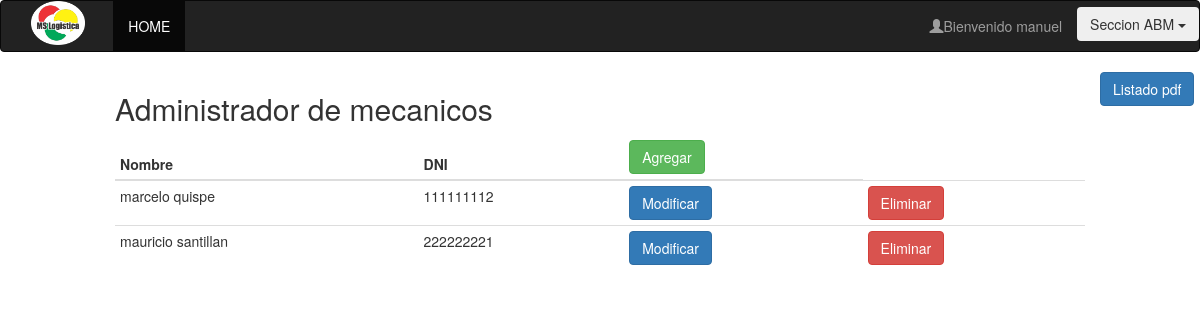
/vistas/admin/abmMecanico.php (signed in), run on the app's committed database.
### tables this page shows
create table administrador(
id int AUTO_INCREMENT primary key,
dni_administrador int unique,
rol varchar(30),
nombre varchar(20),
apellido varchar(20),
telefono int (10),
domicilio varchar (30),
email varchar(30),
id_usuario int
);

create table mecanico(
id int AUTO_INCREMENT primary key,
dni_mecanico int unique,
rol varchar(20),
nombre varchar(20),
apellido varchar(20),
id_usuario int
);

### modelo/conexion.php (called while the page is built, shortened)
<?php
  class Conexion{
    public static function conectar(){
      $con = mysqli_connect("localhost","root","","logikw");
      return $con;
    }
    public static function getQuery($sql){
      $con = Conexion::conectar();
      $datos = mysqli_query($con, $sql);
      return $datos;
    }
}
?>

### vistas/admin/abmMecanico.php (the view, shortened to what this page needs)
<?php
	if(isset($_SESSION['administrador'])){
		$query = Administrador::getAllForId($_SESSION['administrador']);
		$resultado = Conexion::getQuery($query);
		$admin = mysqli_fetch_assoc($resultado);
		$query1 = Mecanico::getAll();
		$resultado1 = Conexion::getQuery($query1);
	}
	else{
		header("Location: ....//index.php");
	}
?>
<!DOCTYPE html>
<html>
<head>
  <link rel="stylesheet" type="text/css" href="../../css/bootstrap.min.css">
  <link rel="stylesheet" type="text/css" href="../../css/home.css">
</head>
<body>
<nav class="navbar navbar-inverse">
	<div class="col-sm-12">
	    <div class="navbar-header col-sm-1">
	     <img src="../../image/logo.png">
	    </div>
	    <ul class="nav navbar-nav col-sm-4">
	      <li class="active"><a href="<?php echo '../adminLogeado.php'; ?>">HOME</a></li>
	    </ul>
		<ul class="dropdown nav navbar-nav navbar-right nombreLogeado" style="padding-top: 0.5%;">
		  <button class="btn dropdown-toggle" type="button" data-toggle="dropdown">Seccion ABM
		  <span class="caret"></span></button>
		</ul>
	    <ul class="nav navbar-nav navbar-right">
	    	<li><a href=""><span class="glyphicon glyphicon-user" ></span>Bienvenido <?php echo $admin['nombre'] ?></a></li>
	    </ul>
	</div>
</nav>
<div class="col-sm-10 col-sm-offset-1">
  <h2>Administrador de mecanicos</h2>
  <table class="table table-condensed">
    <thead>
      <tr>
	     <th>Nombre</th>
        <th>DNI</th>
		<th><button type='button'  class='btn btn-success' data-toggle='modal' data-target='#agregarMecanico'>Agregar</button></th>
      </tr>
    </thead>
    <tbody>
   	<?php
	while($mecanico = mysqli_fetch_assoc($resultado1)){
		echo "<form method='POST' action='../../modelo/ejecutarAbmMecanico.php'>
		 <tr>
		 <td>".$mecanico['nombre']." ".$mecanico['apellido']."</td>
		 <td>".$mecanico['dni_mecanico']."</td>
		 <input type='text' name='id' class='hidden' value='".$mecanico['id']."'>
		 <td><button type='submit' id='modificar' onclick= 'modificar()' name='alterar' value='modificar' class='btn btn-primary'>Modificar</button></td>
		 <td><button type='submit' id='eliminar' onclick= 'eliminar()' name='alterar' value='eliminar' class='btn btn-danger'>Eliminar</button></td>
		 </tr>
  		 </form>";
	}
   	?>
    </tbody>
  </table>
</div>
		<input type="submit"  class='btn btn-primary' value="Listado pdf" onclick = "location='ListadoPdfMecanicos.php'"/>
</body>
</html>

### css/home.css (style rules this page uses)
body { background-color: #FFFFFF; }
img { margin: 0 auto; }
.navbar-header img { width: 80%; }
.nombreLogeado { padding-top: 200px; }

### data on the page
administrador: nombre "manuel"
mecanico: nombre "marcelo", apellido "quispe", dni_mecanico "111111112"
mecanico: nombre "mauricio", apellido "santillan", dni_mecanico "222222221"
